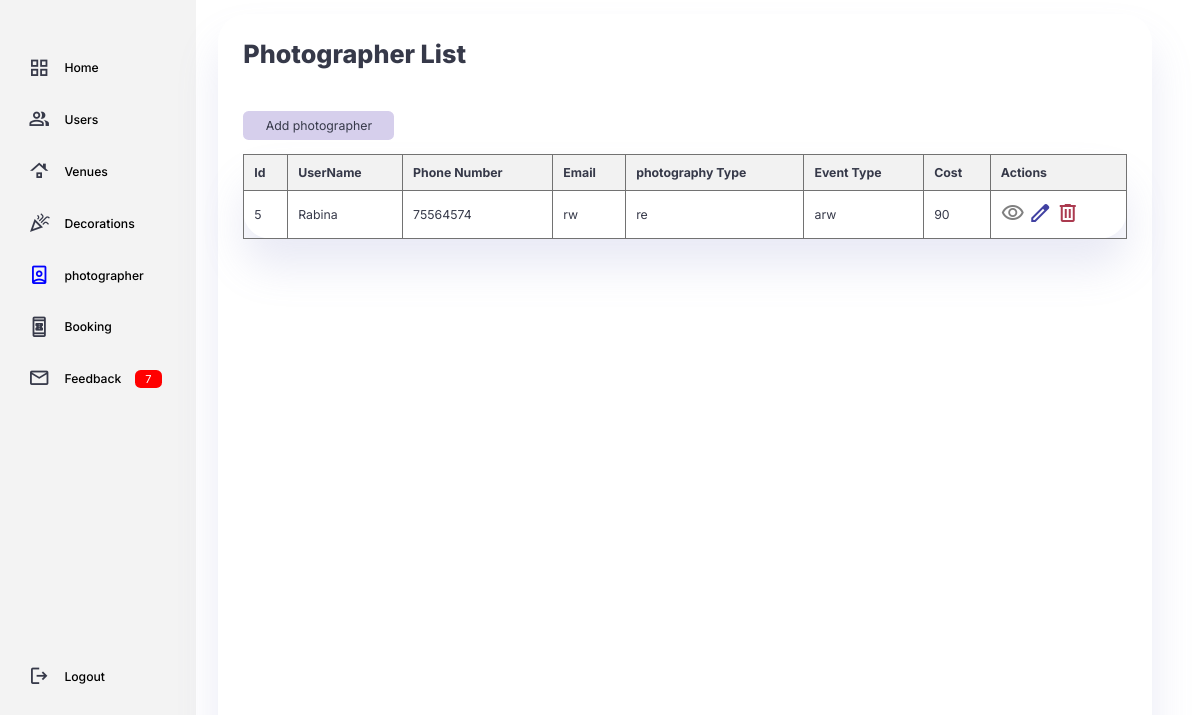
Page /photographer_list on the earlier database version.
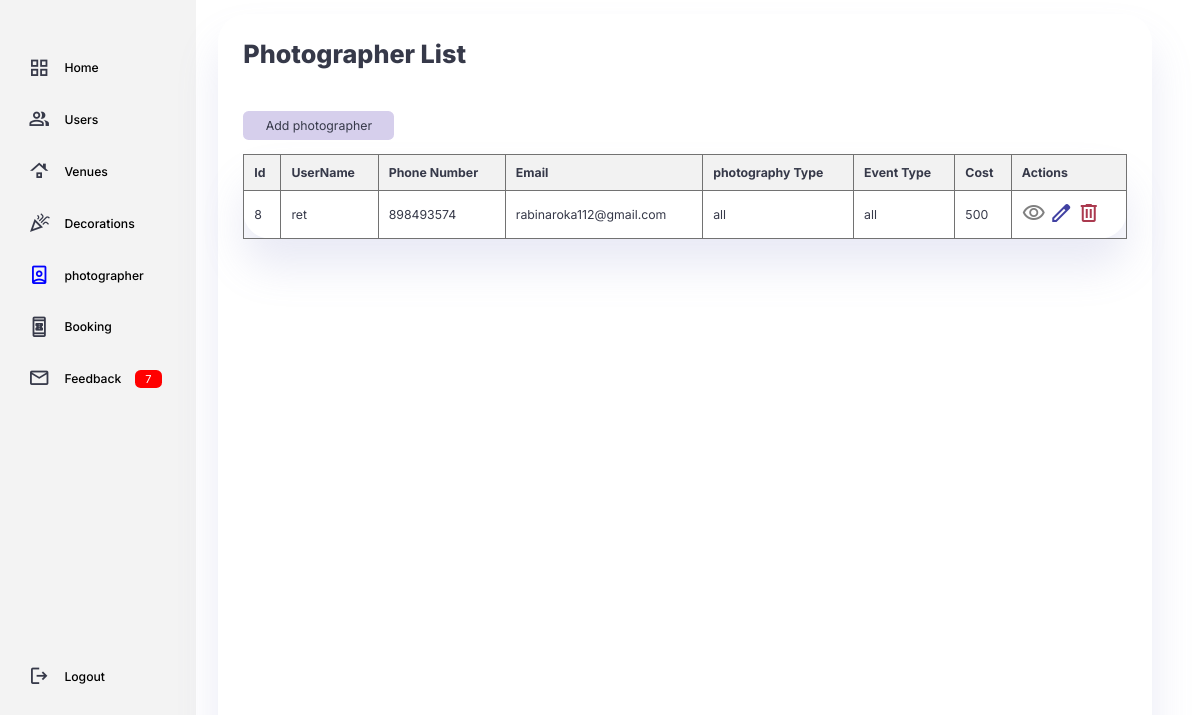
Same page on the later database version.
### photographer/models.py (models this page shows)
class photographer(models.Model): #making class
    Username = models.CharField(max_length=100) #making field
    Phone_Number = models.IntegerField(null=True,default=None)
    Email = models.CharField(max_length=100) #making field
    Photography_type = models.CharField(max_length=200) #making field
    Event_type = models.CharField(max_length=200) #making field
    Cost= models.IntegerField(default=0, null=True, blank=True)
    Photographer_image = models.ManyToManyField('ImageFile')

### photographer/views.py (the view)
# urls.py: path('photographer_list', views.photographer_list, name= "photographer_list"),  #Path for the register page
def photographer_list(request):
    photographers = photographer.objects.all()  #fetch photographerss from the database
    return render(request, 'photographer/Photographerlist.html', {'photographers': photographers})

### templates/photographer/photographerlist.html (shortened to what this page needs)
{% load static %}
 <!DOCTYPE html>
 <html lang="en">
 <head>
     <link rel="stylesheet" href="{% static 'css/photographerlist.css' %}">
     <link rel="stylesheet" href="https://cdnjs.cloudflare.com/ajax/libs/font-awesome/4.7.0/css/font-awesome.min.css">
 </head>
</head>
<body>
  <div class="container">
    <aside>
        <div class="top">
            <div class="sidebar">
                <a href="/adminpanel">
                    <span class="material-symbols-outlined">grid_view</span>
                    <h3> Home </h3>
                </a>
                <a href="/user_list" onclick="loadUenueList()">
                    <span class="material-symbols-outlined">group</span>
                    <h3> Users </h3>
                </a>
                <a href="/venue_list" >
                    <span class="material-symbols-outlined">roofing</span>
                    <h3> Venues </h3>
                </a>
                <a href="/decoration_listt">
                    <span class="material-symbols-outlined">celebration</span>
                    <h3> Decorations </h3>
                </a>
                <a href="/photographer_list"class="sidebar-link" style="color:blue;" onclick="loadVenueList()">
                    <span class="material-symbols-outlined"> person_book</span>
                    <h3> photographer </h3>
                </a>
                <a href="/booking_list">
                    <span class="material-symbols-outlined">book_online</span>
                    <h3> Booking </h3>
                </a>
                <a href="a">
                    <span class="material-symbols-outlined">mail_outline</span>
                    <h3> Feedback </h3>
                    <span class="message-count">7</span>
                </a>
                <a href="a">
                    <span class="material-symbols-outlined">logout</span>
                    <h3> Logout </h3>
                </a>
            </div>
        </div>
    </aside>
    <main>
      <h1>Photographer List</h1>
     <div class="addphotographer">
      <a href="{% url 'addphotographer' %}" class="btn btn-primary">Add photographer</a>
     </div>
    <div class="tab">
      <table>
        <thead>
            <tr>
                <th>Id</th>
                <th>UserName</th>
                <th>Phone Number</th>
                <th>Email</th>
                <th>photography Type</th>
                <th>Event Type</th>
                <th>Cost</th>
                <th>Actions</th>
            </tr>
        </thead>
        <tbody>
            {% for photographer in photographers %}
                <tr>
                    <td>{{ photographer.id }}</td>
                    <td>{{ photographer.Username }}</td>
                    <td>{{ photographer.Phone_Number }}</td>
                    <td>{{ photographer.Email }}</td>
                    <td>{{ photographer.Photography_type }}</td>
                    <td>{{ photographer.Event_type }}</td>
                    <td>{{ photographer.Cost }}</td>
                    <td>
                        <a href="{% url 'view_photographer' photographer.id %}" class="btn btn-info"><span class="material-symbols-outlined" style="color:gray">visibility</span> </a>
                        <a href="{% url 'update_photographer' photographer.id %}" enctype="multipart/form-data" class="material-symbols-outlined" style="color:#4141a2">edit</span></a>
                        <a href="{% url 'delete_photographer' photographer.id %}" onclick="return confirmDelete('{{ photographer.Username }}');" class="btn btn-danger" style="color:#ab3a4f"><span class="material-symbols-outlined">delete</span></a>
                    </td>
                </tr>
            {% endfor %}
        </tbody>
      </table>
    </div>
    </main>
   </div>
</body>
</html>

Differences in the rows shown:
removed photographer: id "5", Username "Rabina", Phone_Number "75564574", Email "rw", Photography_type "re", Event_type "arw", Cost "90"
added photographer: id "8", Username "ret", Phone_Number "898493574", Email "rabinaroka112@gmail.com", Photography_type "all", Event_type "all", Cost "500"
